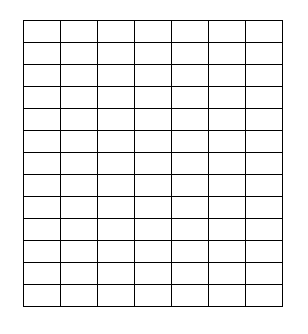
#> input picture 선형수학 실습/code/Ch10/10.2/test.png, 308 x 334 px
$ jupyter execute Ch10.ipynb   (older library calls are emulated)
#> lines starting #> are read from the running program, lines starting #| are printed output that depends on the picture; after the words box and inside, x2 and y2 are one past the last pixel; in counts of white or black regions, pixels touching at a corner belong together
# 10-2 블러링

보통 이미지에서 노이즈 제거하기위한 기법
노이즈는 사라지지만 이미지가 흐려짐 -> 커널 사이즈, 블러링 알고리즘 잘 선택해야함

## 필터 사용하는법

블러링 : 보통 이미지에서 노이즈 제거하기 위해 사용
노이즈는 사라지지만 이미지가 흐려짐
커널(블러링 하는 필터 사이즈)를 조절해서 사용해야함

## 평균 블러링

커널의 사이즈 만큼 평균 내서 사용하는 블러링 (p 210)\
\
cv2.blur(img,(5,5))
img : 입력 이미지
(5,5)는 커널 사이즈 (5x5 사이즈 필터)

[cell 1]
import numpy as np
import cv2


img = cv2.imread('./10.2/test.png')
#> img is the input picture: shape (334, 308, 3); 94.3% white; black in thin lines or dots, all inside (x1, y1, x2, y2) = (23, 20, 283, 307)
# 커널 설정 및 필터 설정해서 블러링, 컨볼루션 계산 결과
#
kernel = np.ones((5,5),np.float32)/25
dst = cv2.filter2D(img, -1, kernel)


cv2.imshow('Original', img)
cv2.imshow('Result', dst)

cv2.waitKey(0)
cv2.destroyAllWindows()

## 10.2.2 가우시안 블러링

- 평균 블러링과 달리 중심에 있는 원소에 가장 높은 가중치를 주는 블러링
- 평균 블러링보다 좀더 자연스러운 블러링을 할수있음

- cv2.GaussianBlur(img,(5,5),sigmaX)
    - img : 입력이미지
    - (5,5)는 커널 사이즈
    - 가우시안 커널의 표준 편차 sigmaX, 0이면 커널 크기에 따라서 자동으로 계산해줌, sigmaX가 크면 블러효과가 강해짐

[cell 2]
import cv2


img = cv2.imread('./10.2/test.png')
img_blur = cv2.GaussianBlur(img,(5,5),0)
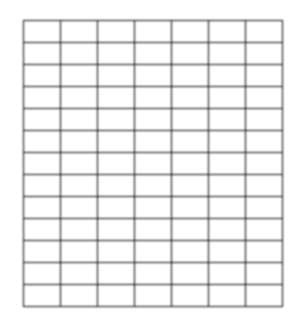
#> img_blur: shape (334, 308, 3); min 100, max 255, mean 240.5
img_blur2 = cv2.blur(img,(5,5),0)

cv2.imshow('Original', img)
cv2.imshow('Result', img_blur)
cv2.imshow('blur', img_blur2)

cv2.waitKey(0)
cv2.destroyAllWindows()

## 중간값 블러링

1. 관심 화소 주변으로 지정한 커널 크기내에 픽셀의 크기순 정렬 후 중간값을 뽑아서 결과 이미지를 픽셀값으로 사용
2. 무작위 노이즈 제거에 효과적, 에지가 있는 이미지는 에지가 사라짐.
- cv2.medianBlur(img,5)
    - img : 입력 이미지
    - 5는 커널크기

[cell 3]
import cv2


img = cv2.imread('./10.2/median.png')
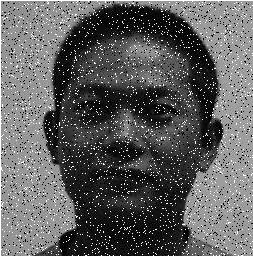
#> input picture 선형수학 실습/code/Ch10/10.2/median.png, 253 x 256 px
#> img is the input picture: shape (256, 253, 3); min 0, max 255, mean 94.5
median = cv2.medianBlur(img, 5)
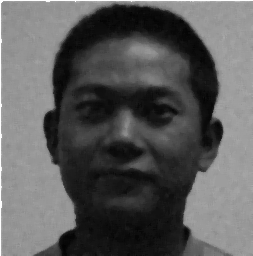
#> median: shape (256, 253, 3); min 2, max 253, mean 90.7

cv2.imshow('Original', img)
cv2.imshow('Result', median)

cv2.waitKey(0)
cv2.destroyAllWindows()

## 10.2.4 양방향 필터링

1. 에지를 보존하면서 노이즈를 감소 시킬 수 있는 방법
- cv2.bilateralFilter(img,9,75,75)
    - img : 입력이미지
    - 9 : 필터링에 사용되는 이웃 픽셀 직경, 커널 크기
    - 75 : 색공간에서의 시그마 값, 색상이 비슷한 사이에서만 블러링을 하고, 큰 색상차이를 가진 픽셀은 보존
    - 75 : 좌표 공간에서의 시그마 값, 값에 따라서 가까이 있는 픽셀들만 블러링 허용, 먼 픽셀은 영향을 덜받음.

[cell 4]
import cv2


img = cv2.imread('./10.2/texture.png')
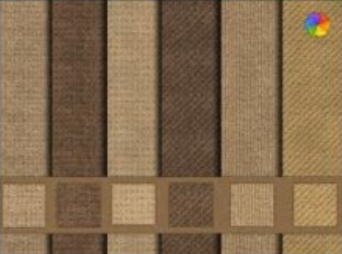
#> input picture 선형수학 실습/code/Ch10/10.2/texture.png, 342 x 254 px
#> img is the input picture: shape (254, 342, 3); mean B, G, R 78.7, 108.3, 133.6
blur = cv2.bilateralFilter(img,9,75,75)

cv2.imshow('Original', img)
cv2.imshow('Result', blur)

cv2.waitKey(0)
cv2.destroyAllWindows()

[cell 5]
##

[cell 6]
import cv2


img_color = cv2.imread('./10.3/box.png', cv2.IMREAD_COLOR)
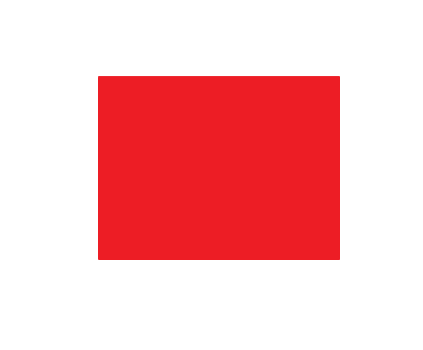
#> input picture 선형수학 실습/code/Ch10/10.3/box.png, 423 x 350 px
#> img_color is the input picture: shape (350, 423, 3); mean B, G, R 189.5, 187.1, 249.6
img_gray = cv2.cvtColor(img_color, cv2.COLOR_BGR2GRAY)

img_sobel_x = cv2.Sobel(img_gray, cv2.CV_64F, 1, 0, ksize=3)
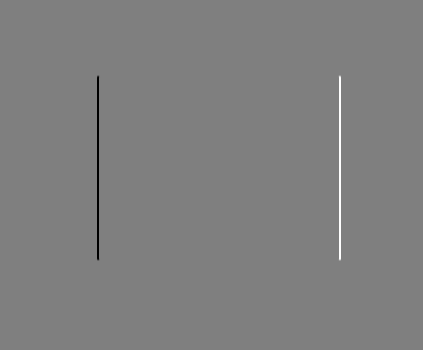
#> img_sobel_x: shape (350, 423) float64; min -652, max 652, mean 0; drawn with min black and max white
img_sobel_x = cv2.convertScaleAbs(img_sobel_x)
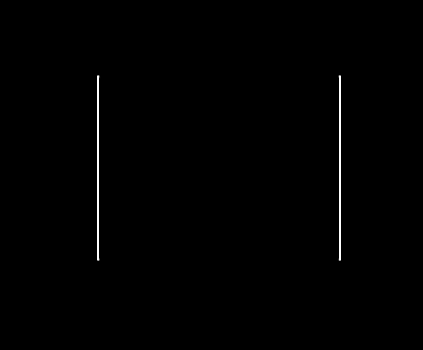
#> img_sobel_x: shape (350, 423); min 0, max 255, mean 1.3

img_sobel_y = cv2.Sobel(img_gray, cv2.CV_64F, 0, 1, ksize=3)
img_sobel_y = cv2.convertScaleAbs(img_sobel_y)


img_sobel = cv2.addWeighted(img_sobel_x, 1, img_sobel_y, 1, 0)


cv2.imshow("Sobel X", img_sobel_x)
cv2.imshow("Sobel Y", img_sobel_y)
cv2.imshow("Sobel", img_sobel)

cv2.waitKey(0)
cv2.destroyAllWindows()

## 10.3.2 캐니 에지 디텍터

- 낮은 에러율, 정확한 에지 위치, 응답 최소화를 가지는 것을 목표로함

- edges = cv.Canny(image,threshold1,threshold2,edges,apetureSize, L2gradient)

[cell 7]
import cv2


img_gray = cv2.imread('./10.3/house.png', cv2.IMREAD_GRAYSCALE)
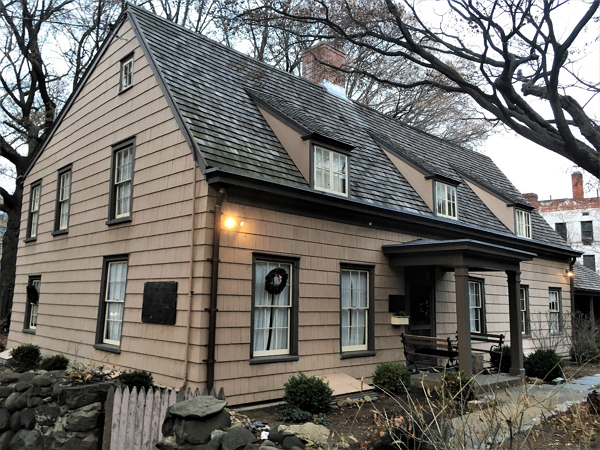
#> input picture 선형수학 실습/code/Ch10/10.3/house.png, 600 x 450 px
#> img_gray: shape (450, 600); min 0, max 255, mean 109.5
cv2.imshow("Original", img_gray)

img_gray = cv2.blur(img_gray,(3, 3));
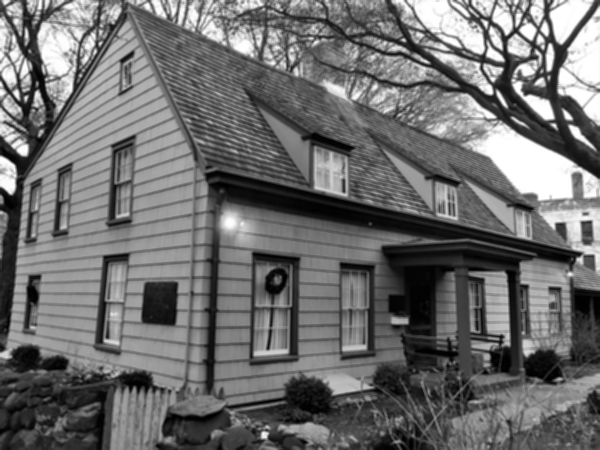
#> img_gray: shape (450, 600); min 0, max 255, mean 109.5
img_canny = cv2.Canny(img_gray, 50, 150)
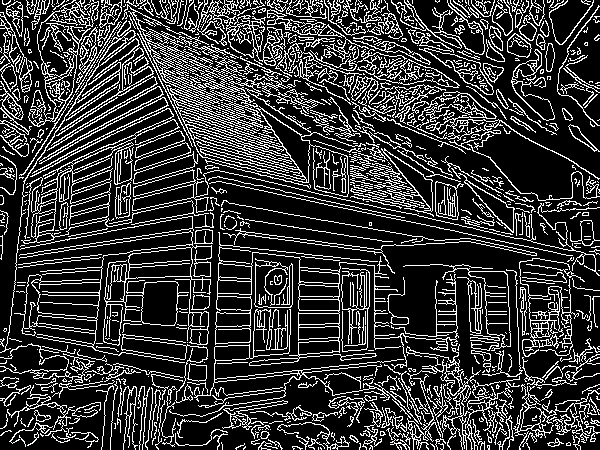
#> img_canny: shape (450, 600); 21.7% white in thin lines or dots
cv2.imshow("Canny Edge", img_canny)

cv2.waitKey(0)
cv2.destroyAllWindows()
